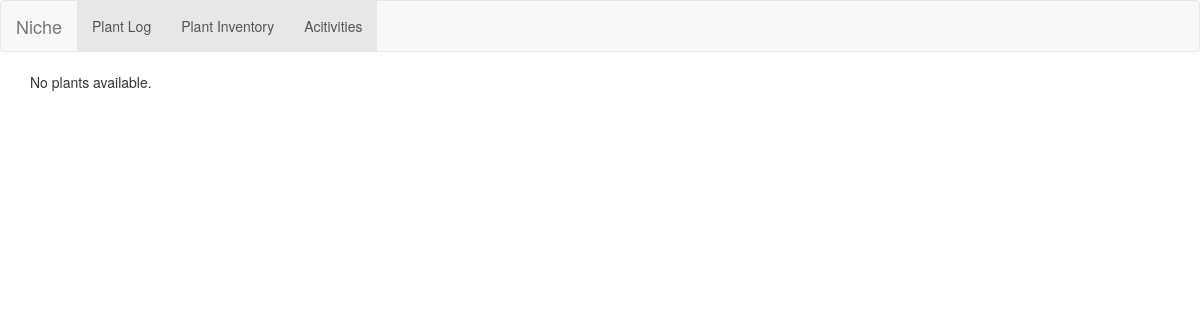
/houseplants/log, run on an earlier commit of the app's database.
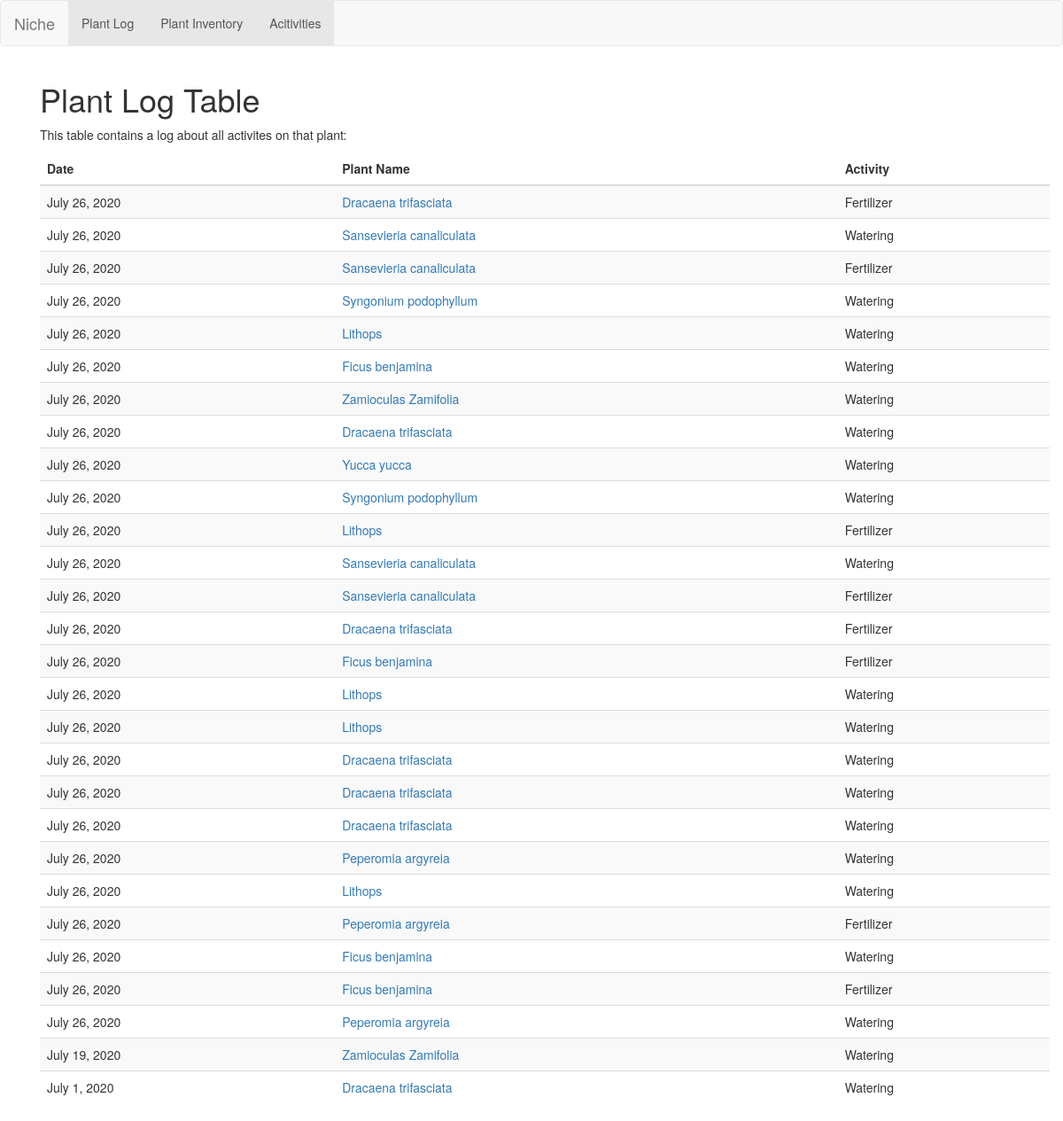
And on a later commit of the database.
### houseplants/models.py (models this page shows, shortened)
class PlantLog(models.Model):
    plant = models.ForeignKey(Plant, on_delete=models.CASCADE)
    date = models.DateField(default=date.today())
    activity = models.ForeignKey(Activity, on_delete=models.CASCADE)
    class Meta:
        ordering = ['date']

class Plant(models.Model):
    scientific_name = models.TextField(max_length=200)

class Activity(models.Model):
    name = models.TextField(default=" ", max_length=50)
    description = models.TextField(default="Activity Description", max_length=200)
    def __str__(self):
        return self.name

### houseplants/views.py (the view)
# urls.py: path('log', views.log, name='log'),
def log(request):
    log_list = PlantLog.objects.order_by('-date')
    context = {
        'log_list': log_list
        }
    return render(request, 'houseplants/log.html', context)

### houseplants/templates/houseplants/log.html
{% extends "houseplants/base.html" %}
{% block content %}
{% if log_list %}
<div class="container">
<h1>Plant Log Table</h1>
  <p>This table contains a log about all activites on that plant:</p>
  <table class="table table-striped">
    <thead>
      <tr>
        <th>Date</th>
        <th>Plant Name</th>
        <th>Activity</th>
      </tr>
    </thead>
    <tbody>
    {% for entry in log_list %}
      <tr>
        <td>{{ entry.date }}</td>
        <td><a href="{% url 'houseplants:detail' entry.plant.id %}">{{ entry.plant.scientific_name }}</a></td>
        <td>{{ entry.activity }}</td>
      </tr>
    {% endfor %}
    </tbody>
  </table>
</div>
{% else %}
    <p>No plants available.</p>
{% endif %}
{% endblock content %}

What changed in the data, as far as the page shows it:
added PlantLog: date "July 26, 2020", plant.scientific_name "Dracaena trifasciata", activity "Fertilizer"
added PlantLog: date "July 26, 2020", plant.scientific_name "Sansevieria canaliculata", activity "Watering"
added PlantLog: date "July 26, 2020", plant.scientific_name "Sansevieria canaliculata", activity "Fertilizer"
added PlantLog: date "July 26, 2020", plant.scientific_name "Syngonium podophyllum", activity "Watering"
added PlantLog: date "July 26, 2020", plant.scientific_name "Lithops", activity "Watering"
added PlantLog: date "July 26, 2020", plant.scientific_name "Ficus benjamina", activity "Watering"
added PlantLog: date "July 26, 2020", plant.scientific_name "Zamioculas Zamifolia", activity "Watering"
added PlantLog: date "July 26, 2020", plant.scientific_name "Dracaena trifasciata", activity "Watering"
added PlantLog: date "July 26, 2020", plant.scientific_name "Yucca yucca", activity "Watering"
added PlantLog: date "July 26, 2020", plant.scientific_name "Syngonium podophyllum", activity "Watering"
added PlantLog: date "July 26, 2020", plant.scientific_name "Lithops", activity "Fertilizer"
added PlantLog: date "July 26, 2020", plant.scientific_name "Sansevieria canaliculata", activity "Watering"
added PlantLog: date "July 26, 2020", plant.scientific_name "Sansevieria canaliculata", activity "Fertilizer"
added PlantLog: date "July 26, 2020", plant.scientific_name "Dracaena trifasciata", activity "Fertilizer"
added PlantLog: date "July 26, 2020", plant.scientific_name "Ficus benjamina", activity "Fertilizer"
added PlantLog: date "July 26, 2020", plant.scientific_name "Lithops", activity "Watering"
added PlantLog: date "July 26, 2020", plant.scientific_name "Lithops", activity "Watering"
added PlantLog: date "July 26, 2020", plant.scientific_name "Dracaena trifasciata", activity "Watering"
added PlantLog: date "July 26, 2020", plant.scientific_name "Dracaena trifasciata", activity "Watering"
added PlantLog: date "July 26, 2020", plant.scientific_name "Dracaena trifasciata", activity "Watering"
added PlantLog: date "July 26, 2020", plant.scientific_name "Peperomia argyreia", activity "Watering"
added PlantLog: date "July 26, 2020", plant.scientific_name "Lithops", activity "Watering"
added PlantLog: date "July 26, 2020", plant.scientific_name "Peperomia argyreia", activity "Fertilizer"
added PlantLog: date "July 26, 2020", plant.scientific_name "Ficus benjamina", activity "Watering"
added PlantLog: date "July 26, 2020", plant.scientific_name "Ficus benjamina", activity "Fertilizer"
added PlantLog: date "July 26, 2020", plant.scientific_name "Peperomia argyreia", activity "Watering"
added PlantLog: date "July 19, 2020", plant.scientific_name "Zamioculas Zamifolia", activity "Watering"
added PlantLog: date "July 1, 2020", plant.scientific_name "Dracaena trifasciata", activity "Watering"
Also different on the page:
text no longer shown: "No plants available."
text now shown: "Plant Log Table This table contains a log about all activites on that plant: Date Plant Name Activity"
